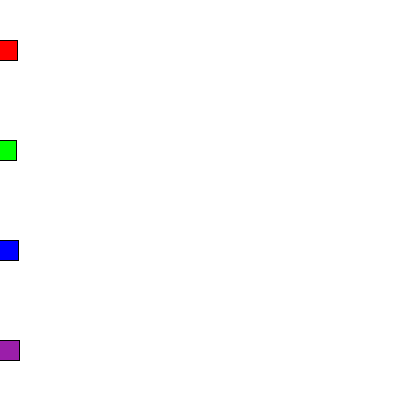
Frame 1 (no input)
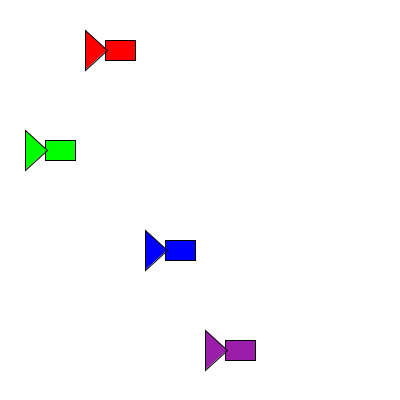
Frame 60 (the mouse pressed at the canvas centre just before this capture)
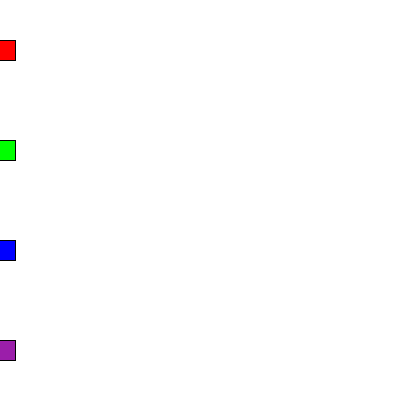
Frame 120 (the mouse held since frame 60 and released just before this capture)

The Processing sketch that drew these frames (run headless with seeded random() and noise(); from frame 60 on, the mouse is pressed at the canvas centre):

// Processing sketch: processing_137923
// ── processing_137923.pde

Car myCar1;
Car myCar2;
Car myCar3;
Car myCar4;

void setup(){
  size(400,400);
  myCar1 = new Car(color(255,0,0),0,50,2);
  myCar2 = new Car(color(0,255,0),0,150,1);
  myCar3 = new Car(color(0,0,255),0,250,3);
  myCar4 = new Car(color(155,30,170),0,350,4);
}

void draw(){
  background(255);
  myCar1.move();
  myCar1.display();
  myCar2.move();
  myCar2.display();
  myCar3.move();
  myCar3.display();
  myCar4.move();
  myCar4.display();
}

class Car{
  color c;
  float xpos;
  float ypos;
  float xspeed;
  
  Car(color tempC, float tempXpos, float tempYpos, float tempXspeed){
    c = tempC;
    xpos = tempXpos;
    ypos = tempYpos;
    xspeed = tempXspeed;
  }
  
  void display(){
    stroke(0);
    fill(c);
    rectMode(CENTER);
    rect(xpos,ypos,30,20);
    triangle(xpos-13, ypos, xpos-35, ypos+20, xpos-35, ypos-20);
  }
  
  void move(){
    xpos = xpos + xspeed;
    if (mousePressed){
      xpos=0;
    }
  }
}
